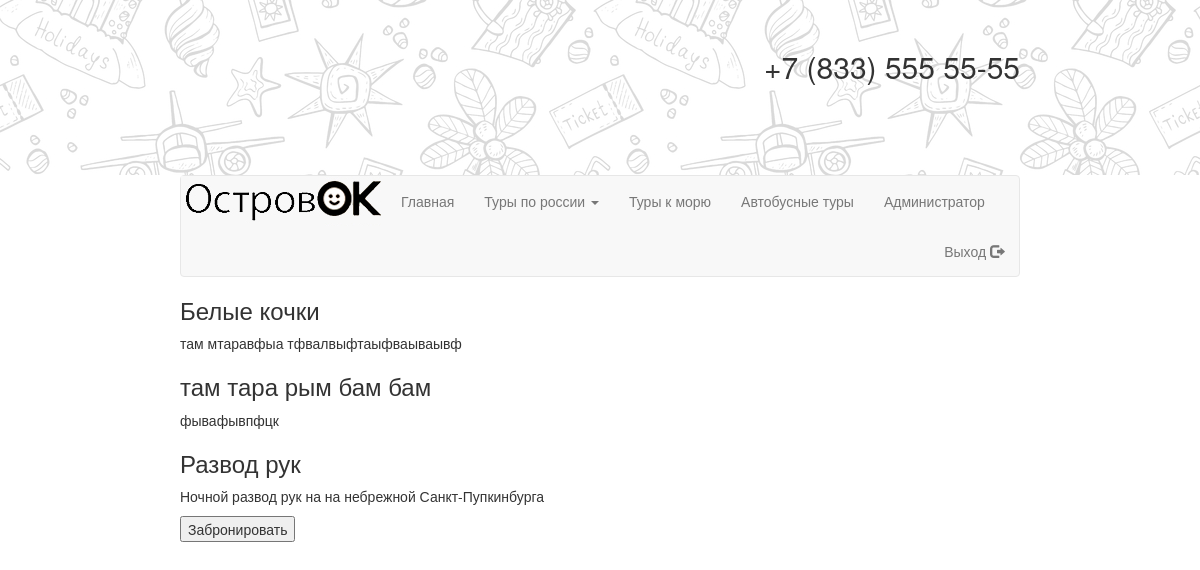
Screenshot of /Travel/regions/region_city/1/tour/1/ (signed in) with the database file from the repository.
### Travel/models.py (models this page shows, shortened)
class Tour(models.Model):
	name = models.CharField('Название тура', max_length = 50)
	city = models.ForeignKey(City, null = True, on_delete = models.SET_NULL, verbose_name = "Город")
	hotel = models.ForeignKey(Hotel, null = True, on_delete = models.SET_NULL, verbose_name = 'Отель')
	date = models.DateField("Дата заезда")
	days = models.IntegerField('Количество дней')
	price = models.IntegerField("Цена путевки")
	text = models.TextField('Описание')

### Travel/views.py (the view)
# urls.py: url(r'^regions/region_city/(?P<region_id>[0-9]+)/tour/(?P<tour_id>[0-9]+)/$', views.tour, name = 'tour'),
def tour(request, tour_id = None, region_id = None):
    tour = Tour.objects.all()
    return render(request, 'Travel/tour.html', {'tour': tour})

### Travel/templates/Travel/tour.html (shortened to what this page needs)
{% extends "base.html" %}
{% block content %}
	{% for tour in tour %}
    <h3>{{ tour.name }}</h3>
    <p>
        {{tour.text}}
    </p>
	{% endfor %}
	{% if request.user.is_authenticated %}
        <form>
            <input type="submit" value="Забронировать" type="hidden">
        </form>
    {% else %}
        <form action="/Travel/login/">
            <input type="submit" value = "Войти" type = "hidden"/>
            <p>Войдите что бы забронировать тур</p>
        </form>
    {% endif %}
{% endblock %}

### rows the page displays
Tour: name "Белые кочки", text "там мтаравфыа тфвалвыфтаыфваываывф"
Tour: name "там тара рым бам бам", text "фывафывпфцк"
Tour: name "Развод рук", text "Ночной развод рук на на небрежной Санкт-Пупкинбурга"
